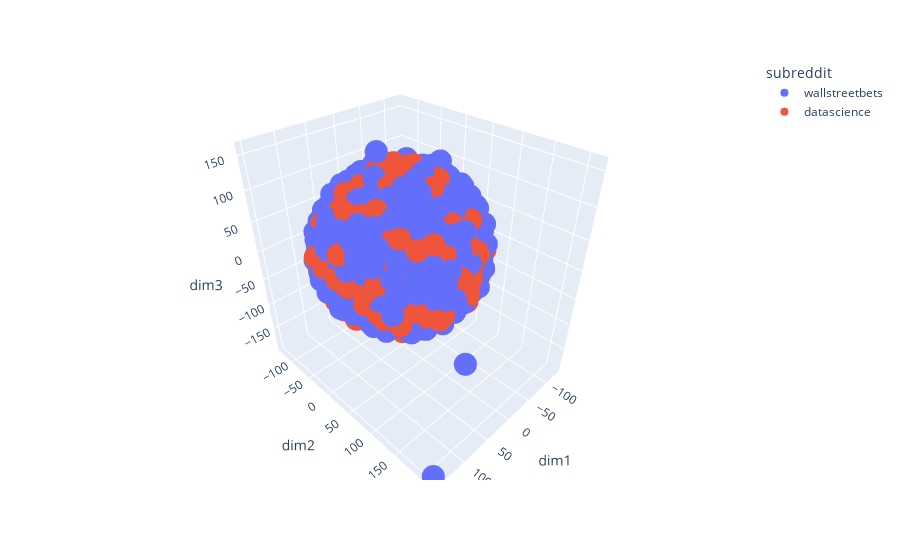

Notebook code for this chart:
### Code cell
tsne_viz_3d_interactive_with_index(df, 3, stop='english')

### Figure 1 — Plotly figure (JSON) as saved in the notebook; plotly's stock layout.template omitted (floating-point values rounded to 4 significant figures; data arrays with more than 128 entries replaced by an {"elided": "..."} marker saying what was removed)
{"data": [{"customdata": {"elided": "734x1 int values"}, "hovertemplate": "subreddit=wallstreetbets<br>dim1=%{x}<br>dim2=%{y}<br>dim3=%{z}<br>index=%{customdata[0]}<extra></extra>", "legendgroup": "wallstreetbets", "marker": {"color": "#636efa", "symbol": "circle"}, "mode": "markers", "name": "wallstreetbets", "scene": "scene", "showlegend": true, "type": "scatter3d", "x": {"elided": "734 float values"}, "y": {"elided": "734 float values"}, "z": {"elided": "734 float values"}}, {"customdata": {"elided": "855x1 int values"}, "hovertemplate": "subreddit=datascience<br>dim1=%{x}<br>dim2=%{y}<br>dim3=%{z}<br>index=%{customdata[0]}<extra></extra>", "legendgroup": "datascience", "marker": {"color": "#EF553B", "symbol": "circle"}, "mode": "markers", "name": "datascience", "scene": "scene", "showlegend": true, "type": "scatter3d", "x": {"elided": "855 float values"}, "y": {"elided": "855 float values"}, "z": {"elided": "855 float values"}}], "layout": {"legend": {"title": {"text": "subreddit"}, "tracegroupgap": 0}, "margin": {"t": 60}, "scene": {"domain": {"x": [0, 1], "y": [0, 1]}, "xaxis": {"title": {"text": "dim1"}}, "yaxis": {"title": {"text": "dim2"}}, "zaxis": {"title": {"text": "dim3"}}}}}
